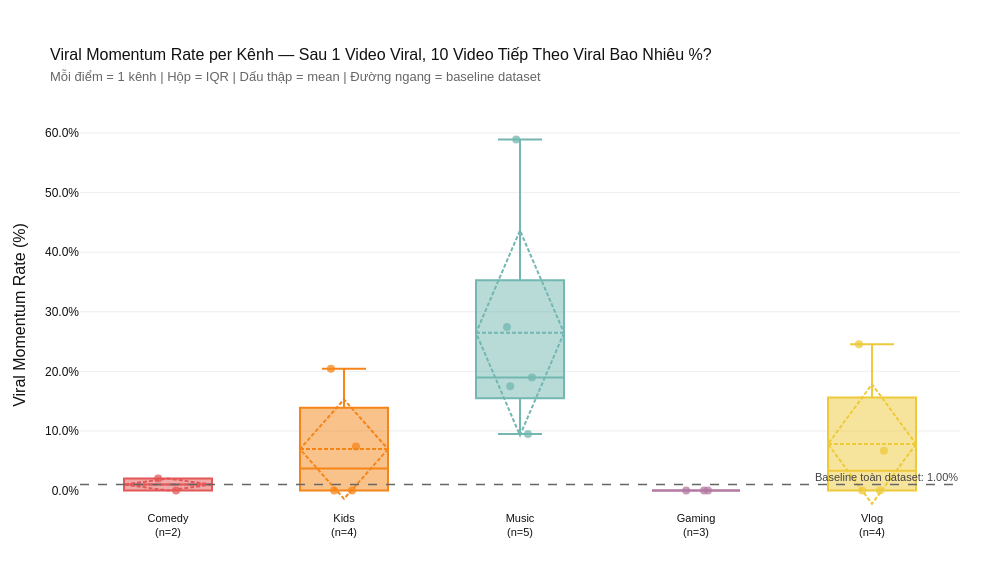

Here is the notebook cell this chart was saved with:
### Markdown cell above
### B2

### Code cell
videos = pd.read_csv("data/processed/videos_processed.csv")
videos["is_viral"]      = videos["is_viral"].astype(str).str.lower().map({"true": True, "false": False})
videos["published_at"]  = pd.to_datetime(videos["published_at"])

CAT_ORDER = ["Comedy","Kids","Music","Sports","News","Education","Gaming","Vlog"]
COLORS8   = ["#E45756","#F58518","#72B7B2","#4C78A8","#FF9DA6","#54A24B","#B279A2","#EECA3B"]
FONT      = dict(family="Arial, sans-serif", size=13, color="#111")
TFONT     = dict(family="Arial, sans-serif", size=16, color="#111")

# ── Core logic ─────────────────────────────────────────────
# Với mỗi kênh:
#   - Sort video theo published_at
#   - Với mỗi viral event tại vị trí i:
#       rate_i = số video viral trong [i+1 .. i+10] / 10
#   - channel_momentum_rate = mean(rate_i) qua tất cả viral events của kênh

channel_rates = []

for channel_id, grp in videos.groupby("channel_id"):
    grp = grp.sort_values("published_at").reset_index(drop=True)
    cat = grp["channel_category"].iloc[0]
    viral_positions = grp.index[grp["is_viral"] == True].tolist()

    if not viral_positions:
        continue

    rates_per_event = []
    for vpos in viral_positions:
        next_10 = grp.iloc[vpos+1 : vpos+11]["is_viral"]
        if len(next_10) == 0:
            continue
        rate = next_10.sum() / 10  # luôn chia 10 theo định nghĩa
        rates_per_event.append(rate)

    if rates_per_event:
        channel_rates.append({
            "channel_id":       channel_id,
            "channel_category": cat,
            "momentum_rate":    np.mean(rates_per_event),
            "n_viral_events":   len(rates_per_event),
        })

df_ch = pd.DataFrame(channel_rates)

# ── Baseline: tỉ lệ viral toàn dataset ──
baseline_all = videos["is_viral"].mean() * 100

# ── Boxplot ────────────────────────────────────────────────
fig = go.Figure()

cats_present = [c for c in CAT_ORDER if c in df_ch["channel_category"].unique()]

for cat in cats_present:
    vals  = df_ch[df_ch["channel_category"] == cat]["momentum_rate"].values * 100
    color = COLORS8[CAT_ORDER.index(cat)]
    n_ch  = len(vals)
    fig.add_trace(go.Box(
        y=vals,
        name=f"{cat}<br>(n={n_ch})",
        marker_color=color,
        line_color=color,
        boxmean="sd",       # hiện mean và độ lệch chuẩn
        width=0.5,
        boxpoints="all",    # hiện tất cả điểm dữ liệu
        jitter=0.35,
        pointpos=0,
        marker=dict(size=8, opacity=0.75, color=color),
    ))

# Đường baseline
fig.add_hline(
    y=baseline_all,
    line_dash="dash", line_color="#666", line_width=1.5,
    annotation_text=f"Baseline toàn dataset: {baseline_all:.2f}%",
    annotation_font=dict(size=11, color="#444"),
    annotation_position="top right",
)

fig.update_layout(
    font=FONT,
    plot_bgcolor="white", paper_bgcolor="white",
    width=1000, height=580,
    margin=dict(t=120, b=70, l=80, r=40),
    showlegend=False,
    title=dict(
        text="Viral Momentum Rate per Kênh — Sau 1 Video Viral, 10 Video Tiếp Theo Viral Bao Nhiêu %?<br>"
             "<span style='font-size:13px;font-weight:normal;color:#666'>"
             "Mỗi điểm = 1 kênh | Hộp = IQR | Dấu thập = mean | Đường ngang = baseline dataset</span>",
        font=TFONT,
    ),
    yaxis=dict(
        title="Viral Momentum Rate (%)",
        tickformat=".1f", ticksuffix="%",
        tickfont=dict(size=12), gridcolor="#eee",
    ),
    xaxis=dict(tickfont=dict(size=11)),
)

fig.show()

### Figure 1 — Plotly figure (JSON) as saved in the notebook; plotly's stock layout.template omitted (floating-point values rounded to 4 significant figures)
{"data": [{"boxmean": "sd", "boxpoints": "all", "jitter": 0.35, "line": {"color": "#E45756"}, "marker": {"color": "#E45756", "opacity": 0.75, "size": 8}, "name": "Comedy<br>(n=2)", "pointpos": 0, "type": "box", "width": 0.5, "y": [2.0, 0.0]}, {"boxmean": "sd", "boxpoints": "all", "jitter": 0.35, "line": {"color": "#F58518"}, "marker": {"color": "#F58518", "opacity": 0.75, "size": 8}, "name": "Kids<br>(n=4)", "pointpos": 0, "type": "box", "width": 0.5, "y": [20.43, 0.0, 0.0, 7.368]}, {"boxmean": "sd", "boxpoints": "all", "jitter": 0.35, "line": {"color": "#72B7B2"}, "marker": {"color": "#72B7B2", "opacity": 0.75, "size": 8}, "name": "Music<br>(n=5)", "pointpos": 0, "type": "box", "width": 0.5, "y": [27.44, 18.95, 58.92, 17.5, 9.5]}, {"boxmean": "sd", "boxpoints": "all", "jitter": 0.35, "line": {"color": "#B279A2"}, "marker": {"color": "#B279A2", "opacity": 0.75, "size": 8}, "name": "Gaming<br>(n=3)", "pointpos": 0, "type": "box", "width": 0.5, "y": [0.0, 0.0, 0.0]}, {"boxmean": "sd", "boxpoints": "all", "jitter": 0.35, "line": {"color": "#EECA3B"}, "marker": {"color": "#EECA3B", "opacity": 0.75, "size": 8}, "name": "Vlog<br>(n=4)", "pointpos": 0, "type": "box", "width": 0.5, "y": [0.0, 24.55, 0.0, 6.667]}], "layout": {"annotations": [{"font": {"color": "#444", "size": 11}, "showarrow": false, "text": "Baseline toàn dataset: 1.00%", "x": 1, "xanchor": "right", "xref": "x domain", "y": 1.001, "yanchor": "bottom", "yref": "y"}], "font": {"color": "#111", "family": "Arial, sans-serif", "size": 13}, "height": 580, "margin": {"b": 70, "l": 80, "r": 40, "t": 120}, "paper_bgcolor": "white", "plot_bgcolor": "white", "shapes": [{"line": {"color": "#666", "dash": "dash", "width": 1.5}, "type": "line", "x0": 0, "x1": 1, "xref": "x domain", "y0": 1.001, "y1": 1.001, "yref": "y"}], "showlegend": false, "title": {"font": {"color": "#111", "family": "Arial, sans-serif", "size": 16}, "text": "Viral Momentum Rate per Kênh — Sau 1 Video Viral, 10 Video Tiếp Theo Viral Bao Nhiêu %?<br><span style='font-size:13px;font-weight:normal;color:#666'>Mỗi điểm = 1 kênh | Hộp = IQR | Dấu thập = mean | Đường ngang = baseline dataset</span>"}, "width": 1000, "xaxis": {"tickfont": {"size": 11}}, "yaxis": {"gridcolor": "#eee", "tickfont": {"size": 12}, "tickformat": ".1f", "ticksuffix": "%", "title": {"text": "Viral Momentum Rate (%)"}}}}
